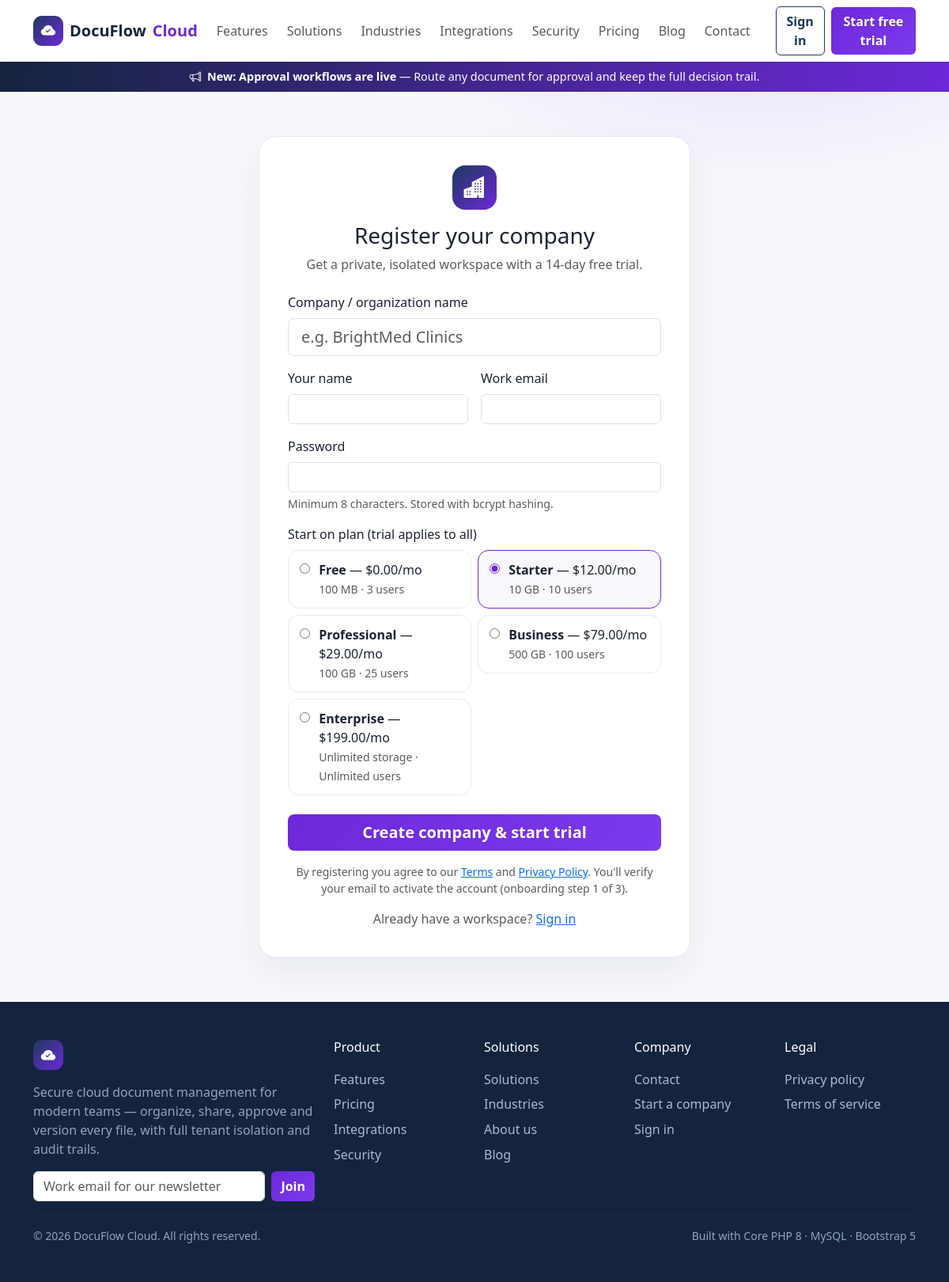
Screenshot of /register with the database file from the repository.
### tables this page shows
CREATE TABLE announcements (
    id INT UNSIGNED AUTO_INCREMENT PRIMARY KEY,
    title VARCHAR(180) NOT NULL,
    body VARCHAR(500) NOT NULL,
    is_active TINYINT(1) NOT NULL DEFAULT 1,
    created_at TIMESTAMP NOT NULL DEFAULT CURRENT_TIMESTAMP
);

CREATE TABLE subscription_plans (
    id INT UNSIGNED AUTO_INCREMENT PRIMARY KEY,
    name VARCHAR(60) NOT NULL,
    slug VARCHAR(60) NOT NULL UNIQUE,
    price_monthly DECIMAL(10,2) NOT NULL DEFAULT 0,
    price_yearly DECIMAL(10,2) NOT NULL DEFAULT 0,
    storage_mb INT NOT NULL DEFAULT 100,        
    max_users INT NOT NULL DEFAULT 3,           
    max_file_mb INT NOT NULL DEFAULT 10,        
    max_teams INT NOT NULL DEFAULT 1,           
    version_history INT NOT NULL DEFAULT 3,
    features VARCHAR(500) NULL,
    is_active TINYINT(1) NOT NULL DEFAULT 1,
    created_at TIMESTAMP NOT NULL DEFAULT CURRENT_TIMESTAMP,
    updated_at TIMESTAMP NOT NULL DEFAULT CURRENT_TIMESTAMP ON UPDATE CURRENT_TIMESTAMP
);

### app/Helpers/functions.php (called while the page is built, shortened)
<?php
function e($value): string
{
    return htmlspecialchars((string) $value, ENT_QUOTES, 'UTF-8');
}
function config(string $key = null)
{
    static $cfg = null;
    if ($cfg === null) {
        $cfg = require dirname(__DIR__, 2) . '/config/app.php';
    }
    return $key === null ? $cfg : ($cfg[$key] ?? null);
}
function url(string $path = ''): string
{
    return config('url') . '/' . ltrim($path, '/');
}
function old(string $key, string $default = ''): string
{
    return e($_SESSION['_old'][$key] ?? $default);
}
function view(string $template, array $data = []): void
{
    extract($data);
    $file = dirname(__DIR__, 2) . '/resources/views/' . $template . '.php';
    require $file;
}
function partial(string $template, array $data = []): void
{
    extract($data);
    require dirname(__DIR__, 2) . '/resources/views/partials/' . $template . '.php';
}
function human_bytes($bytes): string
{
    $bytes = (float) $bytes;
    $units = ['B', 'KB', 'MB', 'GB', 'TB'];
    $i = 0;
    while ($bytes >= 1024 && $i < count($units) - 1) { $bytes /= 1024; $i++; }
    return round($bytes, 2) . ' ' . $units[$i];
}

### app/Controllers/AuthController.php (called while the page is built, shortened)
<?php
final class AuthController
{
    public function showRegister(): void
    {
        $plans = Database::all('SELECT * FROM subscription_plans WHERE is_active = 1 ORDER BY price_monthly');
        view('auth/register', ['plans' => $plans]);
    }
}

### public/index.php (called while the page is built, shortened)
<?php
require dirname(__DIR__) . '/app/bootstrap.php';
require dirname(__DIR__) . '/routes/web.php';
dispatch($_SERVER['REQUEST_METHOD'] ?? 'GET', $_SERVER['REQUEST_URI'] ?? '/');

### config/app.php (called while the page is built, shortened)
<?php
if (!function_exists('env')) {
    function env(string $key, $default = null) {
        static $vars = null;
        if ($vars === null) {
            $vars = [];
        }
        return $_ENV[$key] ?? $vars[$key] ?? $default;
    }
}
return [
    'name'        => env('APP_NAME', 'DocuFlow Cloud'),
    'url'         => rtrim((string) env('APP_URL', 'http://localhost:8000'), '/'),
    'env'         => env('APP_ENV', 'production'),
    'debug'       => filter_var(env('APP_DEBUG', false), FILTER_VALIDATE_BOOLEAN),
    'trial_days'  => (int) env('TRIAL_DAYS', 14),
    'grace_days'  => (int) env('SUBSCRIPTION_GRACE_DAYS', 7),
    'storage_path'=> dirname(__DIR__) . '/storage/private',
    'upload_path' => dirname(__DIR__) . '/storage/uploads',
    'max_upload'  => (int) env('MAX_UPLOAD_BYTES', 52428800),
    'session' => [
        'name'     => 'DOCUFLOWSESSID',
        'lifetime' => 7200,
    ],
    'mail' => [
        'from' => env('MAIL_FROM', 'no-reply@docuflow.example'),
    ],
];

### config/database.php (called while the page is built, shortened)
<?php
return [
    'driver'  => 'mysql',
    'host'    => env('DB_HOST', '127.0.0.1'),
    'port'    => (int) env('DB_PORT', 3306),
    'name'    => env('DB_NAME', 'docuflow_cloud'),
    'user'    => env('DB_USER', 'docuflow'),
    'pass'    => env('DB_PASS', ''),
    'charset' => 'utf8mb4',
    'options' => [
        PDO::ATTR_ERRMODE            => PDO::ERRMODE_EXCEPTION,
        PDO::ATTR_DEFAULT_FETCH_MODE => PDO::FETCH_ASSOC,
        PDO::ATTR_EMULATE_PREPARES   => false,
    ],
];

### app/Helpers/Database.php (called while the page is built, shortened)
<?php
final class Database
{
    private static ?PDO $pdo = null;
    public static function pdo(): PDO
    {
        if (self::$pdo instanceof PDO) {
            return self::$pdo;
        }
        $cfg = require dirname(__DIR__, 2) . '/config/database.php';
        $dsn = sprintf(
            'mysql:host=%s;port=%d;dbname=%s;charset=%s',
            $cfg['host'], $cfg['port'], $cfg['name'], $cfg['charset']
        );
        self::$pdo = new PDO($dsn, $cfg['user'], $cfg['pass'], $cfg['options']);
        return self::$pdo;
    }
    public static function run(string $sql, array $params = []): PDOStatement
    {
        $stmt = self::pdo()->prepare($sql);
        $stmt->execute($params);
        return $stmt;
    }
    public static function one(string $sql, array $params = []): ?array
    {
        $row = self::run($sql, $params)->fetch();
        return $row === false ? null : $row;
    }
    public static function all(string $sql, array $params = []): array
    {
        return self::run($sql, $params)->fetchAll();
    }
}

### app/bootstrap.php (called while the page is built, shortened)
<?php
$base = dirname(__DIR__);
spl_autoload_register(function (string $class) use ($base) {
    foreach (['app/Controllers/', 'app/Models/', 'app/Services/', 'app/Middleware/', 'app/Helpers/'] as $dir) {
        $file = $base . '/' . $dir . $class . '.php';
        if (is_file($file)) { require $file; return; }
    }
});
require $base . '/app/Helpers/functions.php';
$app = require $base . '/config/app.php';

### resources/views/auth/register.php (the view, shortened to what this page needs)
<?php $title = 'Create your company — DocuFlow Cloud'; partial('site-header', compact('title')); ?>
<section class="auth-wrap"><div class="container"><div class="row justify-content-center"><div class="col-md-8 col-lg-6">
  <div class="auth-card">
    <div class="text-center mb-4"><span class="brand-mark lg"><i class="bi bi-buildings-fill"></i></span>
      <h3 class="mt-3">Register your company</h3>
      <p class="text-muted mb-0">Get a private, isolated workspace with a 14-day free trial.</p></div>
    <form method="post" action="<?= url('register') ?>">
      <label class="form-label">Company / organization name</label>
      <input class="form-control form-control-lg mb-3" name="company_name" required value="<?= old('company_name') ?>" placeholder="e.g. BrightMed Clinics">
      <div class="row g-3">
        <div class="col-md-6"><label class="form-label">Your name</label>
          <input class="form-control" name="name" required value="<?= old('name') ?>"></div>
        <div class="col-md-6"><label class="form-label">Work email</label>
          <input type="email" class="form-control" name="email" required value="<?= old('email') ?>"></div>
      </div>
      <label class="form-label mt-3">Password</label>
      <input type="password" class="form-control mb-1" name="password" required minlength="8" autocomplete="new-password">
      <div class="form-text">Minimum 8 characters. Stored with bcrypt hashing.</div>
      <label class="form-label mt-3">Start on plan (trial applies to all)</label>
      <div class="row g-2">
        <?php foreach ($plans as $i => $p): ?>
        <div class="col-md-6">
          <label class="plan-pick w-100">
            <input type="radio" name="plan_id" value="<?= (int) $p['id'] ?>" <?= $i === 1 ? 'checked' : '' ?>>
            <span><strong><?= e($p['name']) ?></strong> — $<?= e($p['price_monthly']) ?>/mo<br>
            <small class="text-muted"><?= (int) $p['storage_mb'] < 0 ? 'Unlimited storage' : human_bytes((int) $p['storage_mb'] * 1024 * 1024) ?> · <?= (int) $p['max_users'] < 0 ? 'Unlimited' : (int) $p['max_users'] ?> users</small></span>
          </label>
        </div>
        <?php endforeach; ?>
      </div>
      <button class="btn btn-purple btn-lg w-100 mt-4" type="submit">Create company & start trial</button>
      <p class="small text-muted text-center mt-3 mb-0">By registering you agree to our <a href="<?= url('terms') ?>">Terms</a> and <a href="<?= url('privacy') ?>">Privacy Policy</a>. You'll verify your email to activate the account (onboarding step 1 of 3).</p>
    </form>
    <p class="text-center text-muted mt-3 mb-0">Already have a workspace? <a href="<?= url('login') ?>">Sign in</a></p>
  </div>
</div></div></div></section>

### routes/web.php (shortened to what this page needs)
<?php
function dispatch(string $method, string $uri): void
{
    $path = trim(parse_url($uri, PHP_URL_PATH) ?? '/', '/');
    foreach ($GLOBALS['routes'] as [$m, $pattern, $handler]) {
        if ($m !== $method) continue;
        $regex = '#^' . preg_replace('#\{[a-zA-Z_]+\}#', '([^/]+)', $pattern) . '$#';
        if (preg_match($regex, $path, $matches)) {
            array_shift($matches);
            $args = array_map(fn($v) => ctype_digit((string) $v) ? (int) $v : $v, $matches);
            [$class, $action] = $handler;
            (new $class())->$action(...$args);
            return;
        }
    }
}

### resources/views/partials/site-header.php (shortened to what this page needs)
<!DOCTYPE html>
<html lang="en">
<head>
<link href="https://cdn.jsdelivr.net/npm/bootstrap@5.3.3/dist/css/bootstrap.min.css" rel="stylesheet">
<link href="https://cdn.jsdelivr.net/npm/bootstrap-icons@1.11.3/font/bootstrap-icons.min.css" rel="stylesheet">
<link href="<?= url('assets/css/site.css') ?>" rel="stylesheet">
</head>
<body>
<nav class="navbar navbar-expand-lg bg-white shadow-sm sticky-top">
  <div class="container">
    <a class="navbar-brand brand" href="<?= url('') ?>"><span class="brand-mark"><i class="bi bi-cloud-check-fill"></i></span> DocuFlow <span class="text-purple">Cloud</span></a>
    <div class="collapse navbar-collapse" id="nav">
      <ul class="navbar-nav ms-auto align-items-lg-center gap-lg-2">
        <li class="nav-item"><a class="nav-link" href="<?= url('features') ?>">Features</a></li>
        <li class="nav-item"><a class="nav-link" href="<?= url('solutions') ?>">Solutions</a></li>
        <li class="nav-item"><a class="nav-link" href="<?= url('industries') ?>">Industries</a></li>
        <li class="nav-item"><a class="nav-link" href="<?= url('integrations') ?>">Integrations</a></li>
        <li class="nav-item"><a class="nav-link" href="<?= url('security') ?>">Security</a></li>
        <li class="nav-item"><a class="nav-link" href="<?= url('pricing') ?>">Pricing</a></li>
        <li class="nav-item"><a class="nav-link" href="<?= url('blog') ?>">Blog</a></li>
        <li class="nav-item"><a class="nav-link" href="<?= url('contact') ?>">Contact</a></li>
        <li class="nav-item ms-lg-3"><a class="btn btn-outline-navy" href="<?= url('login') ?>">Sign in</a></li>
        <li class="nav-item"><a class="btn btn-purple" href="<?= url('register') ?>">Start free trial</a></li>
      </ul>
    </div>
  </div>
</nav>
<?php $ann = null; try { $ann = Database::one('SELECT * FROM announcements WHERE is_active = 1 ORDER BY id DESC LIMIT 1'); } catch (Throwable) {} ?>
<?php if ($ann): ?><div class="announce-bar text-center py-2 px-3"><i class="bi bi-megaphone me-2"></i><strong><?= e($ann['title']) ?></strong> — <?= e($ann['body']) ?></div><?php endif; ?>
<main>

### public/assets/css/site.css (style rules this page uses)
:root { --navy:#14243e;--navy2:#1e3a5f;--purple:#6d28d9;--purple2:#7c3aed;--ink:#1c2333;--muted:#5b6577;--bg:#f7f8fc;--line:#e7eaf3 }
* { box-sizing:border-box }
body { font-family:"Segoe UI",system-ui,-apple-system,Roboto,Helvetica,Arial,sans-serif;color:var(--ink);background:var(--bg) }
.text-purple { color:var(--purple)!important }
.btn-purple { background:linear-gradient(135deg,var(--purple),var(--purple2));border:none;color:#fff;font-weight:600 }
.btn-outline-navy { border:1.5px solid var(--navy2);color:var(--navy2);font-weight:600;background:#fff }
.brand { font-weight:800;color:var(--navy)!important;font-size:1.25rem;display:inline-flex;align-items:center;gap:.5rem }
.brand-mark { display:inline-flex;align-items:center;justify-content:center;width:38px;height:38px;border-radius:11px;background:linear-gradient(135deg,var(--navy2),var(--purple));color:#fff;font-size:1.15rem }
.brand-mark.lg { width:56px;height:56px;font-size:1.7rem;border-radius:16px }
.announce-bar { background:linear-gradient(90deg,var(--navy),var(--purple));color:#fff;font-size:.9rem }
.auth-wrap { padding:56px 0;background:radial-gradient(800px 400px at 80% -10%,rgba(124,58,237,.13),transparent 60%),var(--bg) }
.auth-card { background:#fff;border:1px solid var(--line);border-radius:22px;padding:36px;box-shadow:0 18px 44px rgba(20,36,62,.07) }
.plan-pick { display:flex;gap:.7rem;border:1.5px solid var(--line);border-radius:14px;padding:12px 14px;cursor:pointer;align-items:flex-start;background:#fff }
.plan-pick:has(input:checked) { border-color:var(--purple);background:#faf8ff }
.plan-pick input { margin-top:4px;accent-color:var(--purple) }

### rows the page displays
announcements: title "New: Approval workflows are live", body "Route any document for approval and keep the full decision trail."
subscription_plans: name "Free", price_monthly "0.00", human_bytes((int)$p['storage_mb']*1024*1024) "100 MB", max_users "3"
subscription_plans: name "Starter", price_monthly "12.00", human_bytes((int)$p['storage_mb']*1024*1024) "10 GB", max_users "10"
subscription_plans: name "Professional", price_monthly "29.00", human_bytes((int)$p['storage_mb']*1024*1024) "100 GB", max_users "25"
subscription_plans: name "Business", price_monthly "79.00", human_bytes((int)$p['storage_mb']*1024*1024) "500 GB", max_users "100"
subscription_plans: name "Enterprise", price_monthly "199.00", storage_mb "Unlimited storage", max_users "Unlimited"
